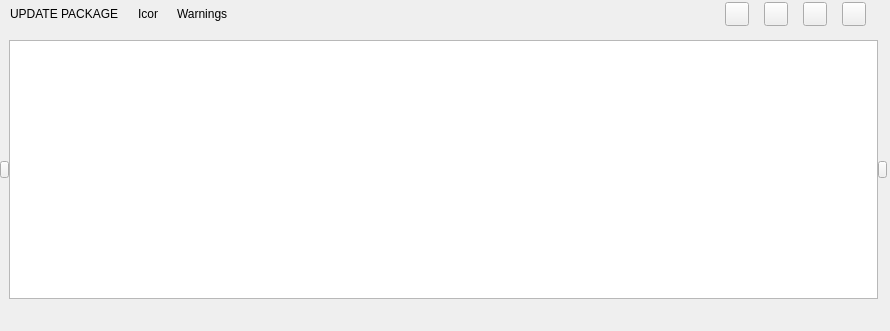
<?xml version="1.0" encoding="UTF-8"?>
<ui version="4.0">
 <class>C_SyvUpPacWidget</class>
 <widget class="QWidget" name="C_SyvUpPacWidget">
  <property name="geometry">
   <rect>
    <x>0</x>
    <y>0</y>
    <width>890</width>
    <height>331</height>
   </rect>
  </property>
  <property name="windowTitle">
   <string>Form</string>
  </property>
  <layout class="QVBoxLayout" name="verticalLayout" stretch="0,0,0">
   <property name="spacing">
    <number>0</number>
   </property>
   <property name="leftMargin">
    <number>0</number>
   </property>
   <property name="topMargin">
    <number>0</number>
   </property>
   <property name="rightMargin">
    <number>3</number>
   </property>
   <property name="bottomMargin">
    <number>11</number>
   </property>
   <item>
    <layout class="QHBoxLayout" name="horizontalLayout_2" stretch="0,0,0,1,0">
     <property name="spacing">
      <number>19</number>
     </property>
     <property name="leftMargin">
      <number>10</number>
     </property>
     <property name="rightMargin">
      <number>21</number>
     </property>
     <item>
      <widget class="stw::opensyde_gui_elements::C_OgeLabGenericNoPaddingNoMargins" name="pc_LabelTitle">
       <property name="text">
        <string>UPDATE PACKAGE</string>
       </property>
      </widget>
     </item>
     <item>
      <widget class="stw::opensyde_gui_elements::C_OgeLabSvgOnly" name="pc_LabelStateIcon">
       <property name="minimumSize">
        <size>
         <width>20</width>
         <height>20</height>
        </size>
       </property>
       <property name="maximumSize">
        <size>
         <width>20</width>
         <height>20</height>
        </size>
       </property>
       <property name="text">
        <string>Icon</string>
       </property>
      </widget>
     </item>
     <item>
      <widget class="stw::opensyde_gui_elements::C_OgeLabStateInfo" name="pc_LabelState">
       <property name="text">
        <string>Warnings</string>
       </property>
      </widget>
     </item>
     <item>
      <spacer name="horizontalSpacer_2">
       <property name="orientation">
        <enum>Qt::Horizontal</enum>
       </property>
       <property name="sizeHint" stdset="0">
        <size>
         <width>14</width>
         <height>28</height>
        </size>
       </property>
      </spacer>
     </item>
     <item>
      <layout class="QHBoxLayout" name="horizontalLayout">
       <property name="spacing">
        <number>15</number>
       </property>
       <item>
        <widget class="stw::opensyde_gui_elements::C_OgePubIconText" name="pc_PushButtonClearAll">
         <property name="sizePolicy">
          <sizepolicy hsizetype="Fixed" vsizetype="Fixed">
           <horstretch>0</horstretch>
           <verstretch>0</verstretch>
          </sizepolicy>
         </property>
         <property name="minimumSize">
          <size>
           <width>24</width>
           <height>24</height>
          </size>
         </property>
         <property name="maximumSize">
          <size>
           <width>24</width>
           <height>24</height>
          </size>
         </property>
         <property name="text">
          <string/>
         </property>
         <property name="icon">
          <iconset>
           <normalon>:/images/system_views/IconClearAllEnabled.svg</normalon>
           <disabledoff>:/images/system_views/IconClearAllDisabled.svg</disabledoff>
           <disabledon>:/images/system_views/IconClearAllDisabled.svg</disabledon>
          </iconset>
         </property>
         <property name="iconSize">
          <size>
           <width>16</width>
           <height>16</height>
          </size>
         </property>
        </widget>
       </item>
       <item>
        <widget class="stw::opensyde_gui_elements::C_OgePubIconText" name="pc_PushButtonImport">
         <property name="sizePolicy">
          <sizepolicy hsizetype="Fixed" vsizetype="Fixed">
           <horstretch>0</horstretch>
           <verstretch>0</verstretch>
          </sizepolicy>
         </property>
         <property name="minimumSize">
          <size>
           <width>24</width>
           <height>24</height>
          </size>
         </property>
         <property name="maximumSize">
          <size>
           <width>24</width>
           <height>24</height>
          </size>
         </property>
         <property name="text">
          <string/>
         </property>
         <property name="icon">
          <iconset>
           <normalon>:/images/system_views/IconImportEnabled.svg</normalon>
           <disabledoff>:/images/system_views/IconImportDisabled.svg</disabledoff>
           <disabledon>:/images/system_views/IconImportDisabled.svg</disabledon>
          </iconset>
         </property>
         <property name="iconSize">
          <size>
           <width>16</width>
           <height>16</height>
          </size>
         </property>
        </widget>
       </item>
       <item>
        <widget class="stw::opensyde_gui_elements::C_OgePubIconText" name="pc_PushButtonExport">
         <property name="sizePolicy">
          <sizepolicy hsizetype="Fixed" vsizetype="Fixed">
           <horstretch>0</horstretch>
           <verstretch>0</verstretch>
          </sizepolicy>
         </property>
         <property name="minimumSize">
          <size>
           <width>24</width>
           <height>24</height>
          </size>
         </property>
         <property name="maximumSize">
          <size>
           <width>24</width>
           <height>24</height>
          </size>
         </property>
         <property name="text">
          <string/>
         </property>
         <property name="icon">
          <iconset>
           <normalon>:/images/system_views/IconExportEnabled.svg</normalon>
           <disabledoff>:/images/system_views/IconExportDisabled.svg</disabledoff>
           <disabledon>:/images/system_views/IconExportDisabled.svg</disabledon>
          </iconset>
         </property>
         <property name="iconSize">
          <size>
           <width>16</width>
           <height>16</height>
          </size>
         </property>
        </widget>
       </item>
       <item>
        <widget class="stw::opensyde_gui_elements::C_OgePubIconText" name="pc_PushButtonCreatePackage">
         <property name="sizePolicy">
          <sizepolicy hsizetype="Fixed" vsizetype="Fixed">
           <horstretch>0</horstretch>
           <verstretch>0</verstretch>
          </sizepolicy>
         </property>
         <property name="minimumSize">
          <size>
           <width>24</width>
           <height>24</height>
          </size>
         </property>
         <property name="maximumSize">
          <size>
           <width>24</width>
           <height>24</height>
          </size>
         </property>
         <property name="text">
          <string/>
         </property>
         <property name="icon">
          <iconset>
           <normalon>:/images/system_views/IconCreateUpdatePackageEnabled.svg</normalon>
           <disabledoff>:/images/system_views/IconCreateUpdatePackageDisabled.svg</disabledoff>
           <disabledon>:/images/system_views/IconCreateUpdatePackageDisabled.svg</disabledon>
          </iconset>
         </property>
        </widget>
       </item>
      </layout>
     </item>
    </layout>
   </item>
   <item>
    <spacer name="verticalSpacer">
     <property name="orientation">
      <enum>Qt::Vertical</enum>
     </property>
     <property name="sizeType">
      <enum>QSizePolicy::Fixed</enum>
     </property>
     <property name="sizeHint" stdset="0">
      <size>
       <width>0</width>
       <height>12</height>
      </size>
     </property>
    </spacer>
   </item>
   <item>
    <widget class="QWidget" name="widget" native="true">
     <property name="sizePolicy">
      <sizepolicy hsizetype="Preferred" vsizetype="Ignored">
       <horstretch>0</horstretch>
       <verstretch>0</verstretch>
      </sizepolicy>
     </property>
     <property name="minimumSize">
      <size>
       <width>0</width>
       <height>70</height>
      </size>
     </property>
     <layout class="QVBoxLayout" name="verticalLayout_2" stretch="0,0">
      <property name="spacing">
       <number>1</number>
      </property>
      <property name="leftMargin">
       <number>0</number>
      </property>
      <property name="topMargin">
       <number>0</number>
      </property>
      <property name="rightMargin">
       <number>0</number>
      </property>
      <property name="bottomMargin">
       <number>0</number>
      </property>
      <item>
       <layout class="QHBoxLayout" name="pc_HorizontalListLayout">
        <property name="spacing">
         <number>0</number>
        </property>
        <item>
         <widget class="stw::opensyde_gui_elements::C_OgePubIconOnly" name="pc_PushButtonScrollLeft">
          <property name="sizePolicy">
           <sizepolicy hsizetype="Fixed" vsizetype="Fixed">
            <horstretch>0</horstretch>
            <verstretch>0</verstretch>
           </sizepolicy>
          </property>
          <property name="minimumSize">
           <size>
            <width>9</width>
            <height>17</height>
           </size>
          </property>
          <property name="maximumSize">
           <size>
            <width>9</width>
            <height>17</height>
           </size>
          </property>
          <property name="text">
           <string/>
          </property>
          <property name="icon">
           <iconset resource="../../../application.qrc">
            <normaloff>:/images/IconScrollLeftEnabled.svg</normaloff>
            <disabledoff>:/images/IconScrollLeftDisabled.svg</disabledoff>
            <disabledon>:/images/IconScrollLeftDisabled.svg</disabledon>:/images/IconScrollLeftEnabled.svg</iconset>
          </property>
         </widget>
        </item>
        <item>
         <widget class="stw::opensyde_gui::C_SyvUpPacListWidget" name="pc_ListWidget"/>
        </item>
        <item>
         <widget class="stw::opensyde_gui_elements::C_OgePubIconOnly" name="pc_PushButtonScrollRight">
          <property name="sizePolicy">
           <sizepolicy hsizetype="Fixed" vsizetype="Fixed">
            <horstretch>0</horstretch>
            <verstretch>0</verstretch>
           </sizepolicy>
          </property>
          <property name="minimumSize">
           <size>
            <width>9</width>
            <height>17</height>
           </size>
          </property>
          <property name="maximumSize">
           <size>
            <width>9</width>
            <height>17</height>
           </size>
          </property>
          <property name="text">
           <string/>
          </property>
          <property name="icon">
           <iconset resource="../../../application.qrc">
            <normaloff>:/images/IconScrollRightEnabled.svg</normaloff>
            <disabledoff>:/images/IconScrollRightDisabled.svg</disabledoff>
            <disabledon>:/images/IconScrollRightDisabled.svg</disabledon>:/images/IconScrollRightEnabled.svg</iconset>
          </property>
         </widget>
        </item>
       </layout>
      </item>
      <item>
       <layout class="QHBoxLayout" name="pc_HorizontalLayout2" stretch="1,1,1">
        <item>
         <spacer name="pc_HorizontalSpacer4">
          <property name="orientation">
           <enum>Qt::Horizontal</enum>
          </property>
          <property name="sizeHint" stdset="0">
           <size>
            <width>0</width>
            <height>20</height>
           </size>
          </property>
         </spacer>
        </item>
        <item>
         <widget class="stw::opensyde_gui_elements::C_OgeWiBopperle" name="pc_IndexViewWidget" native="true">
          <property name="sizePolicy">
           <sizepolicy hsizetype="Fixed" vsizetype="Fixed">
            <horstretch>0</horstretch>
            <verstretch>0</verstretch>
           </sizepolicy>
          </property>
         </widget>
        </item>
        <item>
         <spacer name="pc_HorizontalSpacer3">
          <property name="orientation">
           <enum>Qt::Horizontal</enum>
          </property>
          <property name="sizeHint" stdset="0">
           <size>
            <width>0</width>
            <height>20</height>
           </size>
          </property>
         </spacer>
        </item>
       </layout>
      </item>
     </layout>
    </widget>
   </item>
  </layout>
 </widget>
 <customwidgets>
  <customwidget>
   <class>stw::opensyde_gui_elements::C_OgeLabSvgOnly</class>
   <extends>QLabel</extends>
   <header>C_OgeLabSvgOnly.hpp</header>
  </customwidget>
  <customwidget>
   <class>stw::opensyde_gui_elements::C_OgeLabGenericNoPaddingNoMargins</class>
   <extends>QLabel</extends>
   <header>C_OgeLabGenericNoPaddingNoMargins.hpp</header>
  </customwidget>
  <customwidget>
   <class>stw::opensyde_gui_elements::C_OgePubIconOnly</class>
   <extends>QPushButton</extends>
   <header>C_OgePubIconOnly.hpp</header>
  </customwidget>
  <customwidget>
   <class>stw::opensyde_gui_elements::C_OgePubIconText</class>
   <extends>QPushButton</extends>
   <header>C_OgePubIconText.hpp</header>
  </customwidget>
  <customwidget>
   <class>stw::opensyde_gui_elements::C_OgeWiBopperle</class>
   <extends>QWidget</extends>
   <header>C_OgeWiBopperle.hpp</header>
   <container>1</container>
  </customwidget>
  <customwidget>
   <class>stw::opensyde_gui_elements::C_OgeLabStateInfo</class>
   <extends>QLabel</extends>
   <header>C_OgeLabStateInfo.hpp</header>
  </customwidget>
  <customwidget>
   <class>stw::opensyde_gui::C_SyvUpPacListWidget</class>
   <extends>QListWidget</extends>
   <header>C_SyvUpPacListWidget.hpp</header>
  </customwidget>
 </customwidgets>
 <resources>
  <include location="../../../application.qrc"/>
 </resources>
 <connections/>
</ui>
